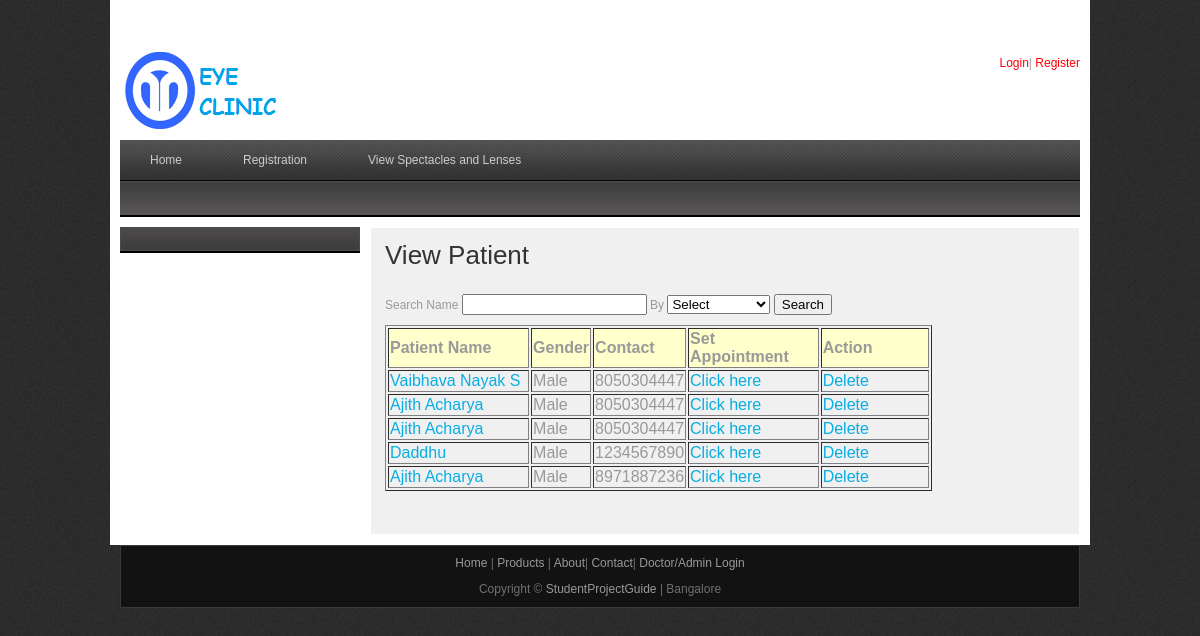
The page /viewpatient.php on the database its author committed.
### tables this page shows
CREATE TABLE IF NOT EXISTS `patient` (
  `pat_id` int(10) NOT NULL AUTO_INCREMENT,
  `admin_id` int(10) NOT NULL,
  `pat_name` varchar(30) NOT NULL,
  `email_id` varchar(25) NOT NULL,
  `password` varchar(25) NOT NULL,
  `dob` date NOT NULL,
  `gender` varchar(10) NOT NULL,
  `address` varchar(50) NOT NULL,
  `contact` varchar(25) NOT NULL,
  `created_at` date NOT NULL,
  PRIMARY KEY (`pat_id`)
);

### viewpatient.php (the view, shortened to what this page needs)
<?php
include("includes/header.php");
include("includes/conn.php");
if(isset($_POST[search]))
{
	if($_POST[group] == "Patient Name")
	{
	$result = mysqli_query($con,"SELECT * FROM  patient WHERE  pat_name LIKE  '%$_POST[patname]%'");
echo 	mysqli_affected_rows();
	}
	else if($_POST[group] == "Patient ID")
	{
	$result = mysqli_query($con,"SELECT * FROM  patient WHERE pat_id=  '$_POST[patname]'");
	}
	else if($_POST[group] == "Contact No")
	{
	$result = mysqli_query($con,"SELECT * FROM  patient WHERE contact=  '$_POST[patname]'");
	}
}
else if($_GET[act]==delete)
{
	mysqli_query($con,"DELETE FROM patient where pat_id='$_GET[patid]'");
	if(mysqli_affected_rows($con) == 1 )
	{
		$rcsucc = "<b><font color='#FF0000'>Patient record deleted successfully...</font>";
	}
}
else
{
	$result = mysqli_query($con,"SELECT * FROM patient");
}
?>
    <div id="templatemo_main">
   		<div id="sidebar" class="float_l">
        	<div class="sidebar_box"><span class="bottom"></span>
            </div>
   		</div>
        <div id="content" class="float_r">
          <h2>View Patient</h2>
          <form id="form1" name="form1" method="post" action="" onSubmit="return validation()">
              <label for="patname">Search Name</label>
            <input type="text" name="patname" id="patname" />
            <label for="group">By</label>
<select name="group" id="group">
 <option value="">Select</option>
</select>
            <input name="search" type="submit" id="search" value="Search" />
            <table width="547" border="1">
          <tr bgcolor="#FFFFCC">
                <td width="151"><strong>Patient Name</strong></td>
                <td width="52"><strong>Gender</strong></td>
                <td width="63"><strong>Contact</strong></td>
                <td width="132"><strong>Set Appointment</strong></td>
                <td width="115"><strong>Action</strong></td>
          </tr>
              <?php
           	while($row = mysqli_fetch_array($result))
  {
  echo "<tr>";
  echo "<td><a href='patad.php?patid=$row[pat_id]'>" . $row['pat_name'] . "</td>";
  echo "<td>" . $row['gender'] . "</td>";
  echo "<td>" . $row['contact'] . "</td>";
    echo "<td><a href='setappointment.php?appid=$row[pat_id]'>Click here</a></td>";
	echo "<td><a href='viewpatient.php?patid=$row[pat_id]&act=delete'>Delete</a></td>";
  echo "</tr>";
  }
?>
            </table>
            <p>&nbsp;</p>
          </form>
</div>
      </div>
    </div>
    <?php
include("includes/footer.php");
?>

### css/templatemo_style.css (style rules this page uses)
body { margin: 0; padding: 0; color: #999; font-family: Tahoma, Geneva, sans-serif; font-size: 12px; line-height: 1.4em; background-color: #2e2e2e; background-repeat: repeat; background-image: url(../images/templatemo_body.jpg) }
a, a:link, a:visited { color: #08aee3; font-weight: normal; text-decoration: none; }
p { margin: 0 0 10px 0; padding: 0; }
h1, h2, h3, h4, h5, h6 { color: #333; font-weight: normal; }
h2 { font-size: 26px; margin: 0 0 25px; padding: 5px 0; }
.float_l { float: left }
.float_r { float: right }
#templatemo_main { width: 100%; margin-bottom: 10px; }
#content { width: 680px; background: #f0f0f0; border: 1px solid #fff; padding: 14px; }
#sidebar { width: 240px }
.sidebar_box { position: relative; background: #4c4a4a; margin-bottom: 36px; }
.sidebar_box span.bottom { position: absolute; bottom: -26px; left: 0; width: 240px; height: 26px; background: url(../images/templatemo_sidebar_bottom.jpg) }

### rows shown on the page
patient: pat_name "Vaibhava Nayak S", gender "Male", contact "8050304447"
patient: pat_name "Ajith Acharya", gender "Male", contact "8050304447"
patient: pat_name "Ajith Acharya", gender "Male", contact "8050304447"
patient: pat_name "Daddhu", gender "Male", contact "1234567890"
patient: pat_name "Ajith Acharya", gender "Male", contact "8971887236"
